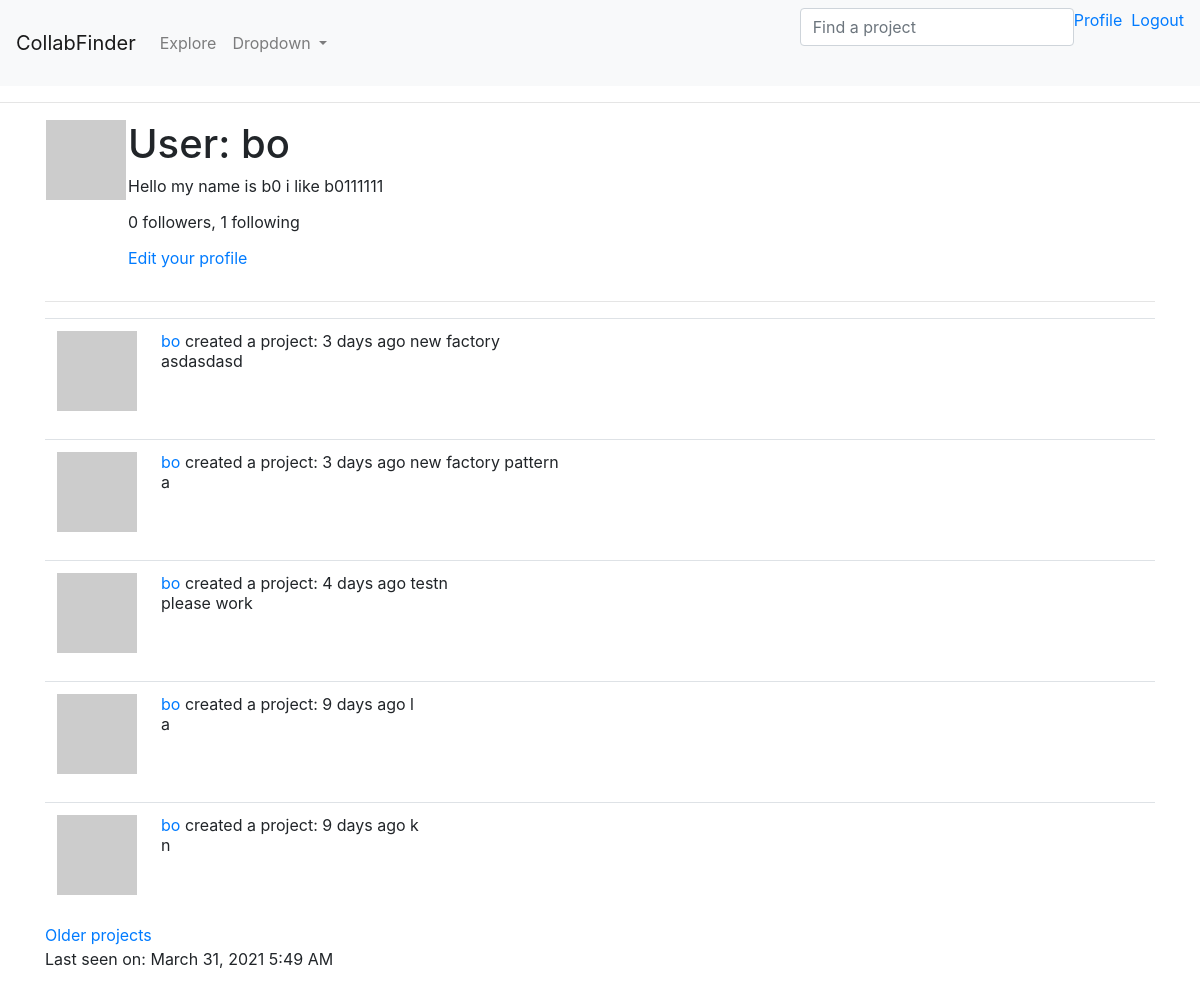
The app's page /user/bo (signed in), older data.
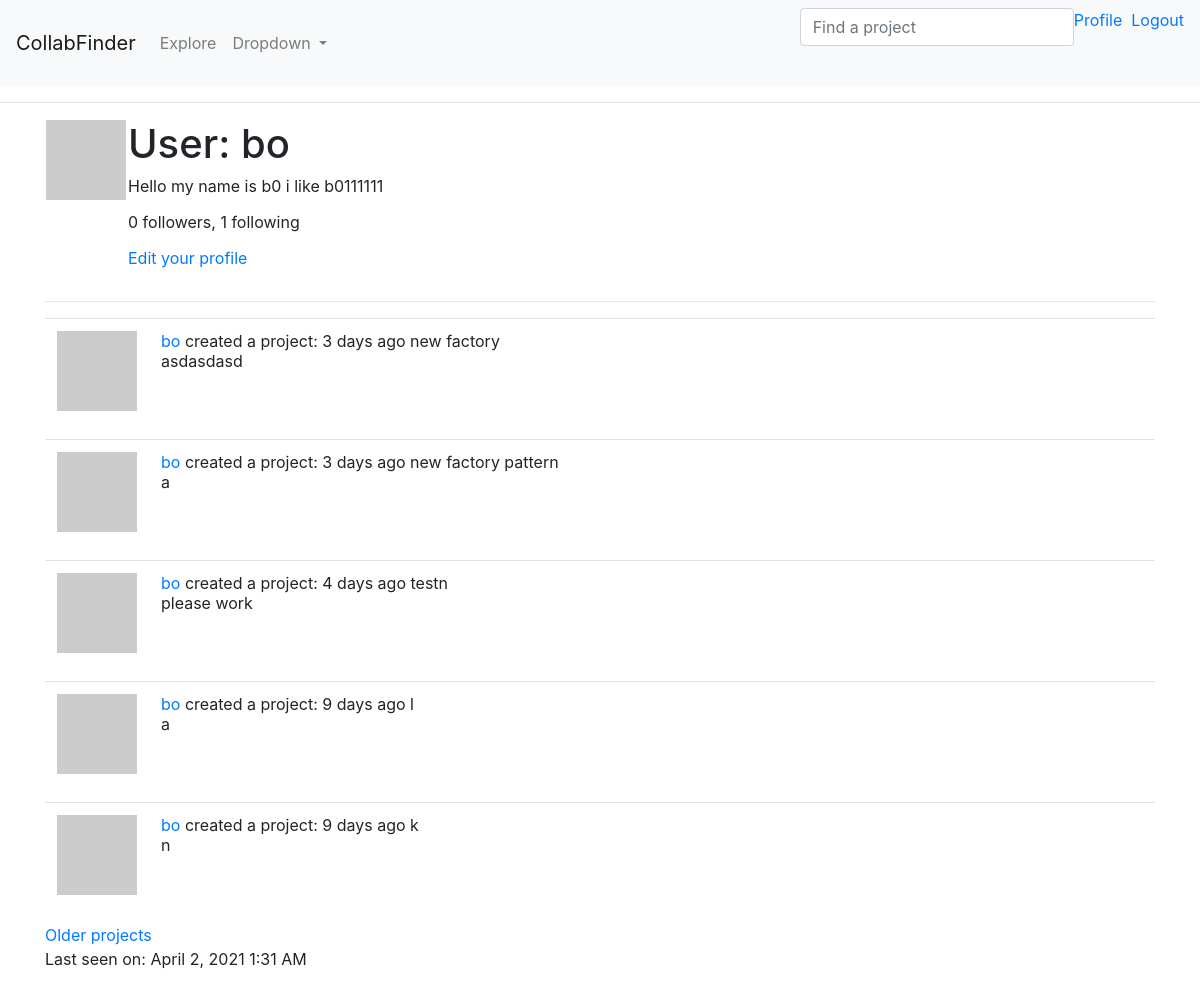
The same page, newer data.
### app/models.py (models this page shows, shortened)
class User(UserMixin, db.Model):
    id = db.Column(db.Integer, primary_key=True)
    username = db.Column(db.String(64), index=True, unique=True)
    email = db.Column(db.String(120), index=True, unique=True)
    password_hash = db.Column(db.String(128))
    projects = db.relationship('Project', backref='creator', lazy='dynamic')
    about_me = db.Column(db.String(140))
    last_seen = db.Column(db.DateTime, default=datetime.utcnow)
    followed = db.relationship( # Looking at relationship from follower (one) --> following (many), this yield the right side (those followed)
        'User', secondary=followers, #Self-ref, association table
        primaryjoin=(followers.c.follower_id == id), #condition to join left side (follower) w/ assoc. table
        secondaryjoin=(followers.c.followed_id == id),
        backref=db.backref('followers', lazy='dynamic'), lazy='dynamic') #defines how this relationship will be accessed from the right side entity
    def avatar(self, size):
        digest = md5(self.email.lower().encode('utf-8')).hexdigest()
        return 'https://www.gravatar.com/avatar/{}?d=identicon&s={}'.format(digest, size)

class Project(SearchableMixin, db.Model):
    __searchable__ = ['category','name','descr'] # subject to change
    id = db.Column(db.Integer, primary_key=True)
    category = db.Column(db.String(60))
    name = db.Column(db.String(60))
    descr = db.Column(db.String(140))
    skill_level = db.Column(db.String(20))
    setting = db.Column(db.String(20))
    language = db.Column(db.String(5))
    timestamp = db.Column(db.DateTime, index=True, default=datetime.utcnow)
    user_id = db.Column(db.Integer, db.ForeignKey('user.id')) #creator ID (want this to be many to one: many creator to one proj)
    __mapper_args__ = {'polymorphic_on': category}

class Learning(Project):
    __mapper_args__ = {'polymorphic_identity': 'learning'}
    id = db.Column(db.Integer, db.ForeignKey('project.id'), primary_key=True)
    pace = db.Column(db.String(60))
    learning_category = db.Column(db.String(60))
    subject = db.Column(db.String(60)) #still have to figure out how to implement this

class SearchableMixin(object):
    @classmethod
    def before_commit(cls, session):
        session._changes = {
            'add': list(session.new),
            'update': list(session.dirty),
            'delete': list(session.deleted)
        }
    @classmethod
    def after_commit(cls, session):
        for obj in session._changes['add']:
            if isinstance(obj, SearchableMixin):
                add_to_index(obj.__tablename__, obj)
        for obj in session._changes['update']:
            if isinstance(obj, SearchableMixin):
                add_to_index(obj.__tablename__, obj)
        for obj in session._changes['delete']:
            if isinstance(obj, SearchableMixin):
                remove_from_index(obj.__tablename__, obj)
        session._changes = None

class Project(SearchableMixin, db.Model):
    __searchable__ = ['category','name','descr'] # subject to change
    id = db.Column(db.Integer, primary_key=True)
    category = db.Column(db.String(60))
    name = db.Column(db.String(60))
    descr = db.Column(db.String(140))
    skill_level = db.Column(db.String(20))
    setting = db.Column(db.String(20))
    language = db.Column(db.String(5))
    timestamp = db.Column(db.DateTime, index=True, default=datetime.utcnow)
    user_id = db.Column(db.Integer, db.ForeignKey('user.id')) #creator ID (want this to be many to one: many creator to one proj)
    __mapper_args__ = {'polymorphic_on': category}

### app/main/routes.py (the view)
@bp.route('/user/<username>')
@login_required
def user(username):
    user = User.query.filter_by(username=username).first_or_404()
    page = request.args.get('page', 1, type=int)
    projects = user.projects.order_by(Project.timestamp.desc()).paginate(
        page, current_app.config['PROJECTS_PER_PAGE'], False)
    next_url = url_for('main.user', username=user.username,
                       page=projects.next_num) if projects.has_next else None
    prev_url = url_for('main.user', username=user.username,
                       page=projects.prev_num) if projects.has_prev else None
    form = EmptyForm()
    return render_template('user.html', user=user, projects=projects.items,
                           next_url=next_url, prev_url=prev_url, form=form)

### app/main/forms.py
class SearchForm(FlaskForm):
    q = StringField(_l('Find a project'), validators=[DataRequired()])
    def __init__(self, *args, **kwargs):
        if 'formdata' not in kwargs:
            kwargs['formdata'] = request.args # for the GET request
        if 'csrf_enabled' not in kwargs:
            kwargs['csrf_enabled'] = False
        super(SearchForm, self).__init__(*args, **kwargs)

class EmptyForm(FlaskForm):
    submit = SubmitField('Submit')

### app/main/routes.py (called while the page is built)
@bp.before_app_request
def before_request():
    if current_user.is_authenticated:
        current_user.last_seen = datetime.utcnow()
        db.session.commit()
    g.search_form = SearchForm() # g variable is specific to each request and each client
    g.locale = str(get_locale())

### app/models.py (called while the page is built)
@login.user_loader
def load_user(id):
    return User.query.get(int(id))

### app/templates/user.html (shortened to what this page needs)
{% extends "base.html" %}
{% block content %}
    <table>
        <tr valign="top">
            <td><img src="{{ user.avatar(128) }}"></td>
            <td>
                <h1>{{ _('User') }}: {{ user.username }}</h1>
                {% if user.about_me %}<p>{{ user.about_me }}</p>{% endif %}
                <p>{{ _('%(count)d followers', count=user.followers.count()) }}, {{ _('%(count)d following', count=user.followed.count()) }}</p>
                {% if user == current_user %}
                    <p><a href="{{ url_for('main.edit_profile') }}">{{ _('Edit your profile') }}</a></p>
                {% endif %}
            </td>
        </tr>
    </table>
    <hr>
    {% for project in projects %}
        {% include '_project.html' %}
    {% endfor %}
    {% if next_url %}
        <a href="{{ next_url }}">{{ _('Older projects') }}</a>
    {% endif %}
    {% if user.last_seen %}
    <p>Last seen on: {{ moment(user.last_seen).format('LLL') }}</p>
    {% endif %}
{% endblock %}

### app/templates/base.html (shortened to what this page needs)
<html>
    <head>
        <link rel="stylesheet" href="https://cdn.jsdelivr.net/npm/bootstrap@4.6.0/dist/css/bootstrap.min.css">
    </head>
    <body>
        <nav class="navbar navbar-expand-lg navbar-light bg-light">
            <a class="navbar-brand" href="{{ url_for('main.index') }}">CollabFinder</a>
            <div class="collapse navbar-collapse" id="navbarSupportedContent">
              <ul class="navbar-nav mr-auto">
                <li class="nav-item">
                  <a class="nav-link" href="{{ url_for('main.explore') }}">{{ _('Explore') }}</a>
                </li>
                <li class="nav-item dropdown">
                  <a class="nav-link dropdown-toggle" href="#" id="navbarDropdown" role="button" data-toggle="dropdown" aria-haspopup="true" aria-expanded="false">
                    Dropdown
                  </a>
                </li>
              </ul>
              <ul class="nav navbar-nav navbar-right">
                {% if g.search_form %}
                  <form class="navbar-form" method="get"
                          action="{{ url_for('main.search') }}">
                      <div class="form-group">
                          {{ g.search_form.q(size=20, class='form-control',
                              placeholder=g.search_form.q.label.text) }}
                      </div>
                  </form>
                  {% endif %}
                {% if current_user.is_anonymous %}
                <li><a href="{{ url_for('auth.login') }}">{{ _('Login') }}</a></li>
                {% else %}
                <li><a href="{{ url_for('main.user', username=current_user.username) }}">{{ _('Profile') }} &nbsp; </a></li>
                <li><a href="{{ url_for('auth.logout') }}">{{ _('Logout') }}</a></li>
                {% endif %}
              </ul>
            </div>
          </nav>
        <hr>
        <div class="container">
            {% block content %}{% endblock %}
        </div>
    </body>
</html>

### app/templates/_project.html
<table class="table table-hover">
    <tr>
        <td width="70px">
            <a href="{{ url_for('main.user', username=project.creator.username) }}">
                <img src="{{ project.creator.avatar(70) }}" />
            </a>
        </td>
        <td>
            <a href="{{ url_for('main.user', username=project.creator.username) }}">
                {{ project.creator.username }}
            </a>
            {{ _('%(username)s created a project: %(when)s',
                    username=user_link, when=moment(project.timestamp).fromNow()) }}
            {{ project.name }}<br>
            {{ project.descr }}
        </td>
    </tr>
</table>

Row changes from the older to the newer data that the page shows:
changed User "bo": last_seen "March 31, 2021 5:49 AM" → "April 2, 2021 1:31 AM"
